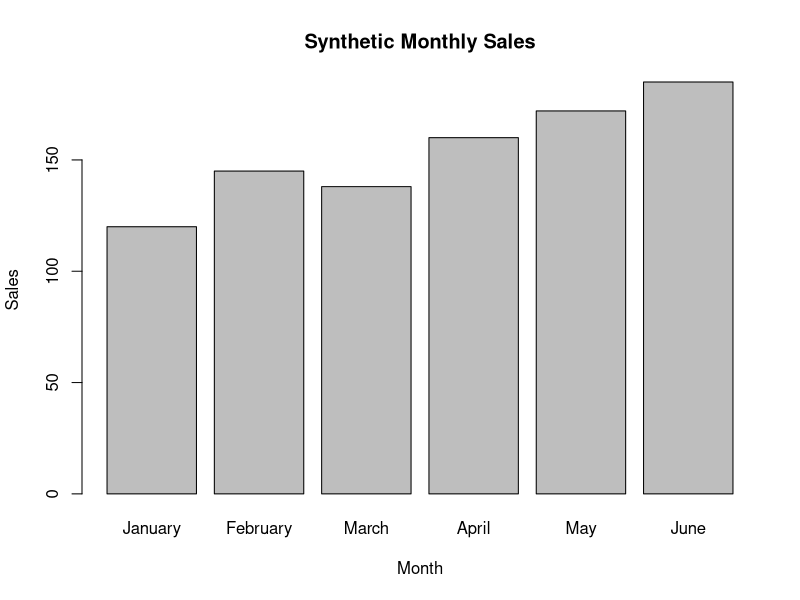

Write the R code that produced this figure.
## ---- chunk 1
sales_data <- data.frame(
  Month = c("January", "February", "March", "April", "May", "June"),
  Sales = c(120, 145, 138, 160, 172, 185)
)

sales_data
## ---- chunk 2
str(sales_data)
## ---- chunk 3
summary(sales_data$Sales)
## ---- chunk 4
barplot(
  sales_data$Sales,
  names.arg = sales_data$Month,
  main = "Synthetic Monthly Sales",
  xlab = "Month",
  ylab = "Sales"
)
